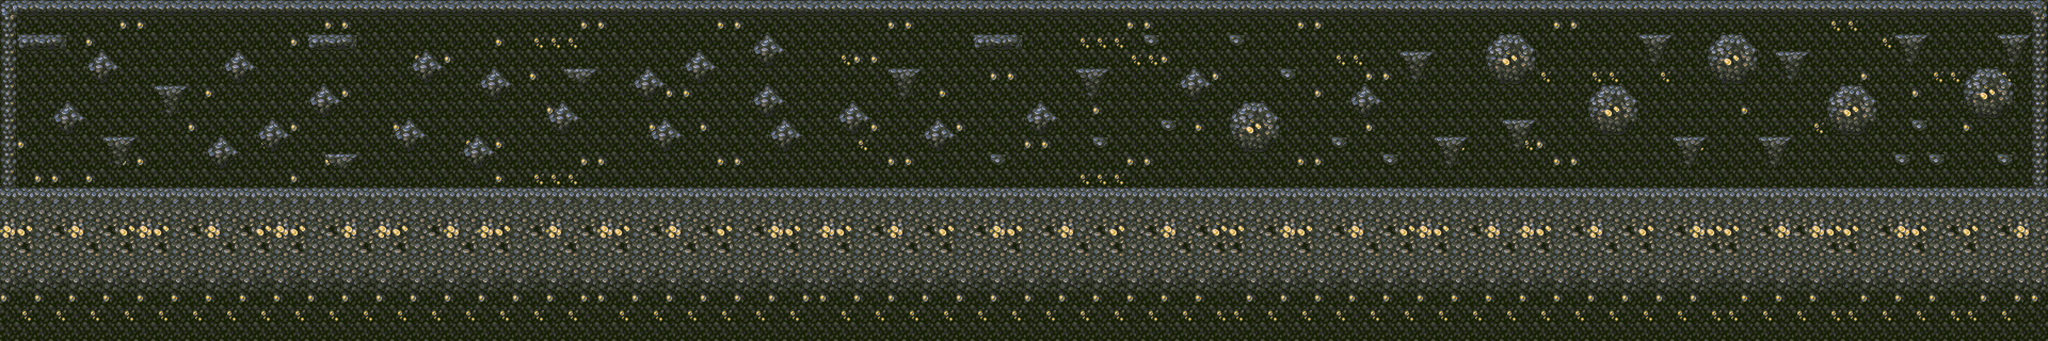

A 2D game scene composited from a Tiled map and its tileset images. What follows is a short description and the map's XML, with each tile layer's data collapsed to a summary:
An orthogonal 120x20 tile map with 64x64 px tiles, 3 tile layers (BackGround, Ground, Wall).

<map version="1.0" tiledversion="1.0.1" orientation="orthogonal" renderorder="right-down" width="120" height="20" tilewidth="64" tileheight="64" nextobjectid="1">
 <tileset firstgid="1" source="Tiles.tsx" />
 <layer name="BackGround" width="120" height="20">
  <data>[2400 cells, 2280 non-empty, 20 distinct tile ids]</data>
 </layer>
 <layer name="Ground" width="120" height="20">
  <data>[2400 cells, 339 non-empty, 24 distinct tile ids]</data>
 </layer>
 <layer name="Wall" width="120" height="20">
  <data>[2400 cells, 140 non-empty, 5 distinct tile ids]</data>
 </layer>
</map>